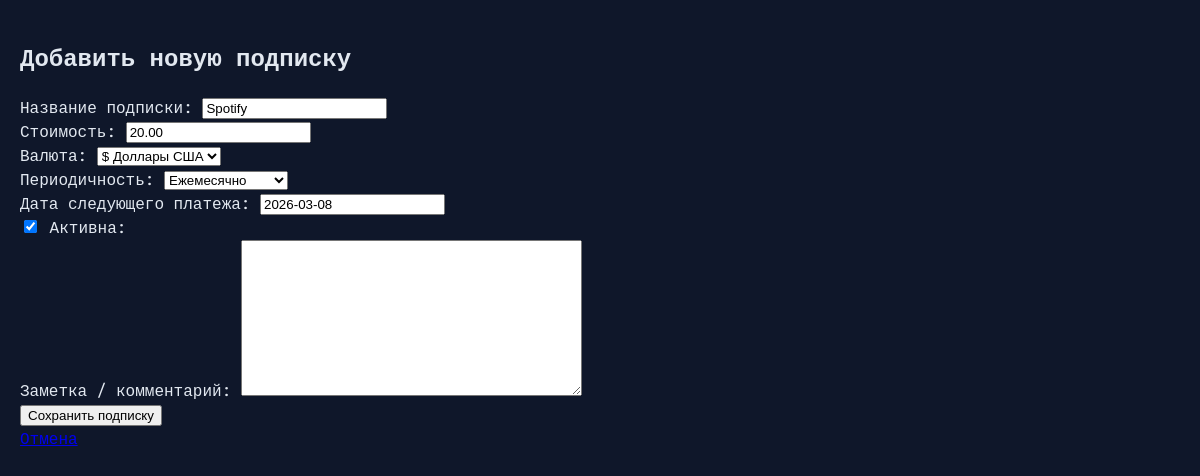
The page /subscription/4/edit/ on the database its author committed.
### pages/models.py (models this page shows, shortened)
class Subscription(models.Model):
    CURRENCY_CHOICES = [
        ('RUB', '₽ Рубли'),
        ('USD', '$ Доллары США'),
        ('EUR', '€ Евро'),
        ('UAH', '₴ Гривны'),
    ]
    PERIOD_CHOICES = [
        ('monthly',     'Ежемесячно'),
        ('quarterly',   'Раз в 3 месяца'),
        ('semi_annual', 'Раз в полгода'),
        ('annual',      'Ежегодно'),
        ('one_time',    'Разовый платёж'),
    ]
    user = models.ForeignKey(
        User,
        on_delete=models.CASCADE,
        related_name='subscriptions',
        verbose_name='Пользователь'
    )
    name = models.CharField(
        max_length=200,
        verbose_name='Название подписки',
        help_text='Например: Spotify Premium, Netflix, Яндекс Плюс и т.д.'
    )
    price = models.DecimalField(
        max_digits=10,
        decimal_places=2,
        validators=[MinValueValidator(0.01)],
        verbose_name='Стоимость',
        help_text='Сумма регулярного платежа'
    )
    currency = models.CharField(
        max_length=3,
        choices=CURRENCY_CHOICES,
        default='RUB',
        verbose_name='Валюта'
    )
    period = models.CharField(
        max_length=20,
        choices=PERIOD_CHOICES,
        default='monthly',
        verbose_name='Периодичность'
    )
    next_payment_date = models.DateField(
        verbose_name='Дата следующего платежа',
        help_text='Когда ожидается следующее списание'
    )
    is_active = models.BooleanField(
        default=True,
        verbose_name='Активна',
        help_text='Отключена подписка или нет'
    )
    service_url = models.URLField(
        max_length=500,
        blank=True,
        null=True,
        verbose_name='Ссылка на сервис',
        help_text='Опционально: сайт или личный кабинет подписки'
    )
    note = models.TextField(
        blank=True,
        verbose_name='Заметка / комментарий',
        help_text='Например: семейный тариф, используется на 2 устройствах и т.д.'
    )
    created_at = models.DateTimeField(
        auto_now_add=True,
        verbose_name='Дата создания'
    )
    updated_at = models.DateTimeField(
        auto_now=True,
        verbose_name='Дата последнего изменения'
    )
    class Meta:
        verbose_name = 'Подписка'
        verbose_name_plural = 'Подписки'
        ordering = ['next_payment_date', 'name']
        indexes = [
            models.Index(fields=['user', 'is_active']),
            models.Index(fields=['next_payment_date']),
        ]

### pages/views.py (the view)
# urls.py: path('subscription/<int:pk>/edit/', SubscriptionUpdateView.as_view(), name='subscription_edit'),
class SubscriptionUpdateView(UpdateView):
    model = Subscription
    fields = ['name', 'price', 'currency', 'period', 'next_payment_date', 'is_active', 'note']
    template_name = 'pages/subscription_form.html'
    success_url = '/'

### templates/pages/subscription_form.html (shortened to what this page needs)
{% extends "base.html" %}
{% block content %}
<div class="container mt-5">
    <div class="row justify-content-center">
        <div class="col-lg-8 col-md-10">
            <h2 class="mb-4 text-center">Добавить новую подписку</h2>
            <form method="post" class="card p-4 shadow-sm">
                <div class="row g-3">
                    <div class="col-md-12">
                        {{ form.name.label_tag }}
                        {{ form.name }}
                    </div>
                    <div class="col-md-6">
                        {{ form.price.label_tag }}
                        {{ form.price }}
                    </div>
                    <div class="col-md-6">
                        {{ form.currency.label_tag }}
                        {{ form.currency }}
                    </div>
                    <div class="col-md-6">
                        {{ form.period.label_tag }}
                        {{ form.period }}
                    </div>
                    <div class="col-md-6">
                        {{ form.next_payment_date.label_tag }}
                        {{ form.next_payment_date }}
                    </div>
                    <div class="col-12">
                        <div class="form-check">
                            {{ form.is_active }}
                            {{ form.is_active.label_tag }}
                        </div>
                    </div>
                    <div class="col-12">
                        {{ form.note.label_tag }}
                        {{ form.note }}
                    </div>
                </div>
                <div class="d-grid mt-4">
                    <button type="submit" class="btn btn-primary btn-lg">Сохранить подписку</button>
                </div>
            </form>
            <div class="text-center mt-4">
                <a href="{% url 'pages:index' %}" class="btn btn-outline-secondary">Отмена</a>
            </div>
        </div>
    </div>
</div>
{% endblock %}

### subscriptions/static/css/style.css (style rules this page uses)
:root { --bg-dark: #0f172a; --bg-panel: #1e293b; --accent: #38bdf8; --accent-dim: #0ea5e9; --text-main: #e2e8f0; --text-dim: #94a3b8; --danger: #ef4444; --success: #10b981; --border: #334155; }
body { background-color: var(--bg-dark); color: var(--text-main); font-family: 'JetBrains Mono', 'Courier New', monospace; margin: 0; overflow-x: hidden; line-height: 1.5; }
.container { max-width: 1200px; margin: 0 auto; padding: 20px; }

### rows shown on the page
Subscription: name "Spotify", price "20.00", currency "$ Доллары США", period "Ежемесячно", next_payment_date "2026-03-08", is_active "☑"
